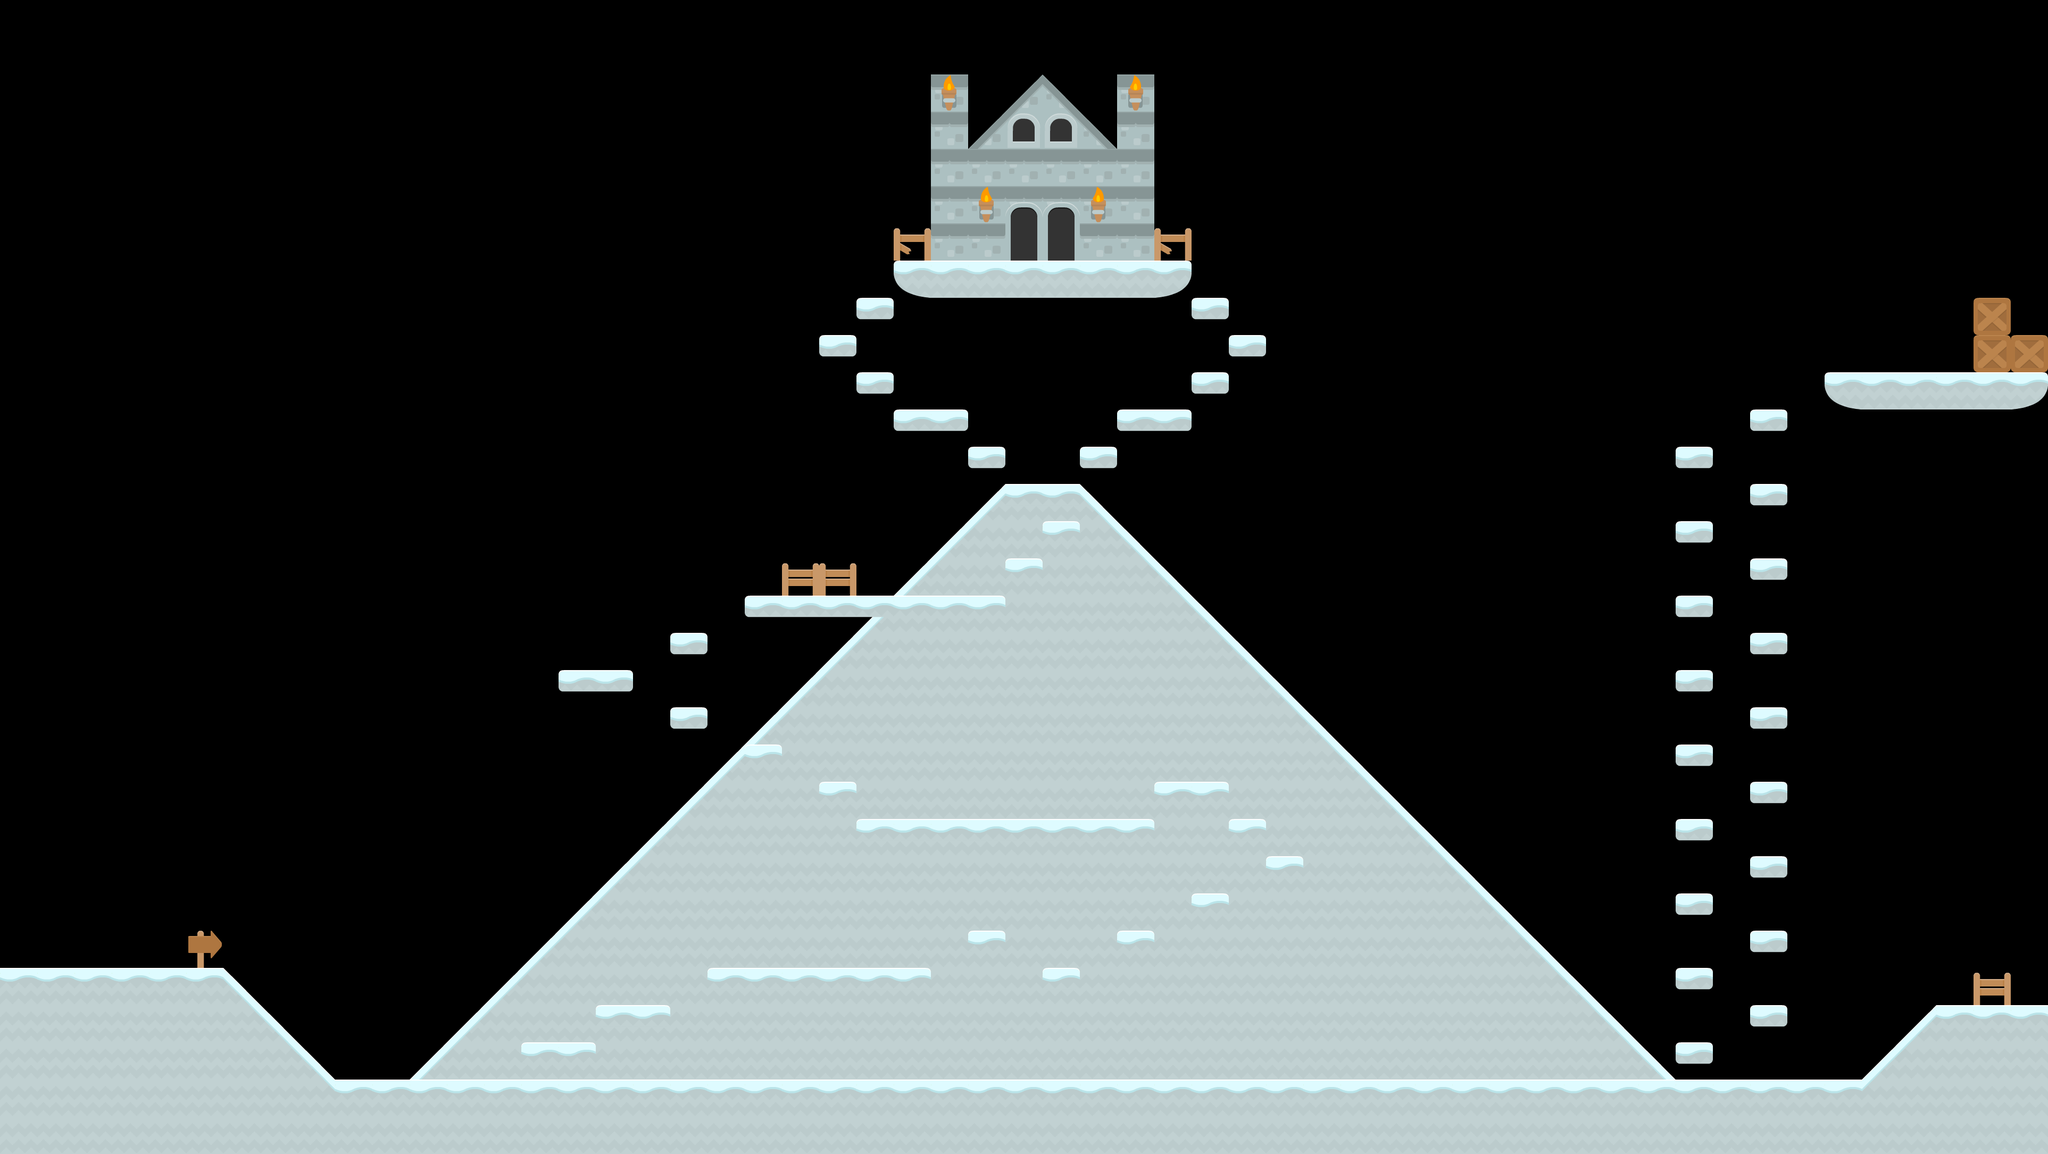

This game map was drawn from its Tiled (.tmx) file and the tilesets committed beside it. A one-line description and the trimmed map source follow:
An orthogonal 55x31 tile map with 70x70 px tiles, 3 tile layers (backbackground, background, surface).

<map version="1.0" orientation="orthogonal" width="55" height="31" tilewidth="70" tileheight="70">
 <tileset firstgid="1" name="tiles_spritesheet" tilewidth="70" tileheight="70">
  <image source="../tilesets/tiles_spritesheet.png" width="840" height="912" />
 </tileset>
 <layer name="backbackground" width="55" height="31">
  <data>[1705 cells, 28 non-empty, 5 distinct tile ids]</data>
 </layer>
 <layer name="background" width="55" height="31">
  <data>[1705 cells, 402 non-empty, 12 distinct tile ids]</data>
 </layer>
 <layer name="surface" width="55" height="31">
  <data>[1705 cells, 151 non-empty, 13 distinct tile ids]</data>
 </layer>
 <objectgroup name="items" width="55" height="31" />
</map>